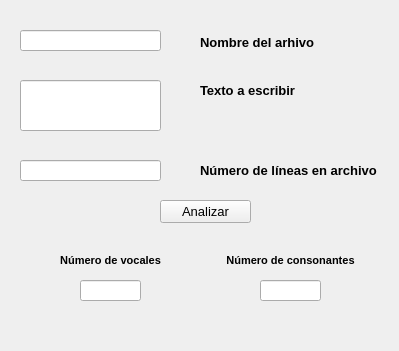
<?xml version="1.0" encoding="UTF-8"?>
<ui version="4.0">
 <class>MainWindow</class>
 <widget class="QMainWindow" name="MainWindow">
  <property name="geometry">
   <rect>
    <x>0</x>
    <y>0</y>
    <width>399</width>
    <height>351</height>
   </rect>
  </property>
  <property name="font">
   <font>
    <weight>50</weight>
    <bold>false</bold>
   </font>
  </property>
  <property name="windowTitle">
   <string notr="true">GUI_prueba</string>
  </property>
  <property name="autoFillBackground">
   <bool>false</bool>
  </property>
  <widget class="QWidget" name="centralwidget">
   <widget class="QLineEdit" name="le_name">
    <property name="geometry">
     <rect>
      <x>20</x>
      <y>30</y>
      <width>141</width>
      <height>21</height>
     </rect>
    </property>
   </widget>
   <widget class="QLineEdit" name="le_text">
    <property name="geometry">
     <rect>
      <x>20</x>
      <y>80</y>
      <width>141</width>
      <height>51</height>
     </rect>
    </property>
   </widget>
   <widget class="QLineEdit" name="le_lnNum">
    <property name="geometry">
     <rect>
      <x>20</x>
      <y>160</y>
      <width>141</width>
      <height>21</height>
     </rect>
    </property>
   </widget>
   <widget class="QLabel" name="lbl_name">
    <property name="geometry">
     <rect>
      <x>200</x>
      <y>32</y>
      <width>191</width>
      <height>21</height>
     </rect>
    </property>
    <property name="font">
     <font>
      <pointsize>10</pointsize>
      <weight>75</weight>
      <bold>true</bold>
     </font>
    </property>
    <property name="text">
     <string>Nombre del arhivo</string>
    </property>
    <property name="alignment">
     <set>Qt::AlignLeading|Qt::AlignLeft|Qt::AlignVCenter</set>
    </property>
    <property name="wordWrap">
     <bool>false</bool>
    </property>
   </widget>
   <widget class="QLabel" name="lbl_text">
    <property name="geometry">
     <rect>
      <x>200</x>
      <y>80</y>
      <width>191</width>
      <height>21</height>
     </rect>
    </property>
    <property name="font">
     <font>
      <pointsize>10</pointsize>
      <weight>75</weight>
      <bold>true</bold>
     </font>
    </property>
    <property name="text">
     <string>Texto a escribir</string>
    </property>
    <property name="alignment">
     <set>Qt::AlignLeading|Qt::AlignLeft|Qt::AlignVCenter</set>
    </property>
    <property name="wordWrap">
     <bool>false</bool>
    </property>
   </widget>
   <widget class="QLabel" name="lbl_lnNum">
    <property name="geometry">
     <rect>
      <x>200</x>
      <y>160</y>
      <width>191</width>
      <height>21</height>
     </rect>
    </property>
    <property name="font">
     <font>
      <pointsize>10</pointsize>
      <weight>75</weight>
      <bold>true</bold>
     </font>
    </property>
    <property name="text">
     <string>Número de líneas en archivo</string>
    </property>
    <property name="alignment">
     <set>Qt::AlignLeading|Qt::AlignLeft|Qt::AlignVCenter</set>
    </property>
    <property name="wordWrap">
     <bool>false</bool>
    </property>
   </widget>
   <widget class="QLabel" name="lbl_vowels">
    <property name="geometry">
     <rect>
      <x>40</x>
      <y>250</y>
      <width>141</width>
      <height>21</height>
     </rect>
    </property>
    <property name="font">
     <font>
      <pointsize>8</pointsize>
      <weight>75</weight>
      <bold>true</bold>
     </font>
    </property>
    <property name="text">
     <string>Número de vocales</string>
    </property>
    <property name="alignment">
     <set>Qt::AlignCenter</set>
    </property>
    <property name="wordWrap">
     <bool>false</bool>
    </property>
   </widget>
   <widget class="QLabel" name="lbl_consonants">
    <property name="geometry">
     <rect>
      <x>220</x>
      <y>250</y>
      <width>141</width>
      <height>21</height>
     </rect>
    </property>
    <property name="font">
     <font>
      <pointsize>8</pointsize>
      <weight>75</weight>
      <bold>true</bold>
     </font>
    </property>
    <property name="text">
     <string>Número de consonantes</string>
    </property>
    <property name="alignment">
     <set>Qt::AlignCenter</set>
    </property>
    <property name="wordWrap">
     <bool>false</bool>
    </property>
   </widget>
   <widget class="QPushButton" name="pb_analize">
    <property name="geometry">
     <rect>
      <x>160</x>
      <y>200</y>
      <width>91</width>
      <height>23</height>
     </rect>
    </property>
    <property name="font">
     <font>
      <pointsize>10</pointsize>
     </font>
    </property>
    <property name="text">
     <string>Analizar</string>
    </property>
   </widget>
   <widget class="QLineEdit" name="le_vowels">
    <property name="geometry">
     <rect>
      <x>80</x>
      <y>280</y>
      <width>61</width>
      <height>21</height>
     </rect>
    </property>
   </widget>
   <widget class="QLineEdit" name="le_consonants">
    <property name="geometry">
     <rect>
      <x>260</x>
      <y>280</y>
      <width>61</width>
      <height>21</height>
     </rect>
    </property>
   </widget>
  </widget>
 </widget>
 <resources/>
 <connections/>
</ui>
